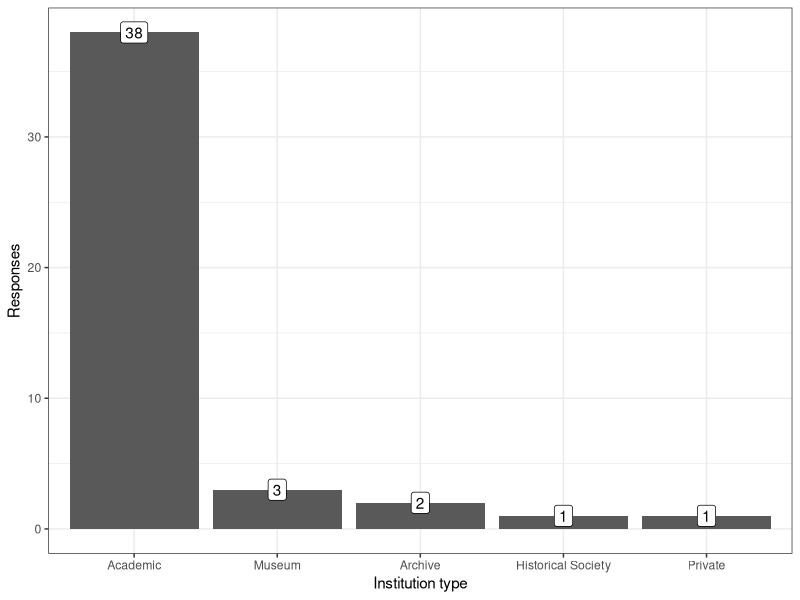
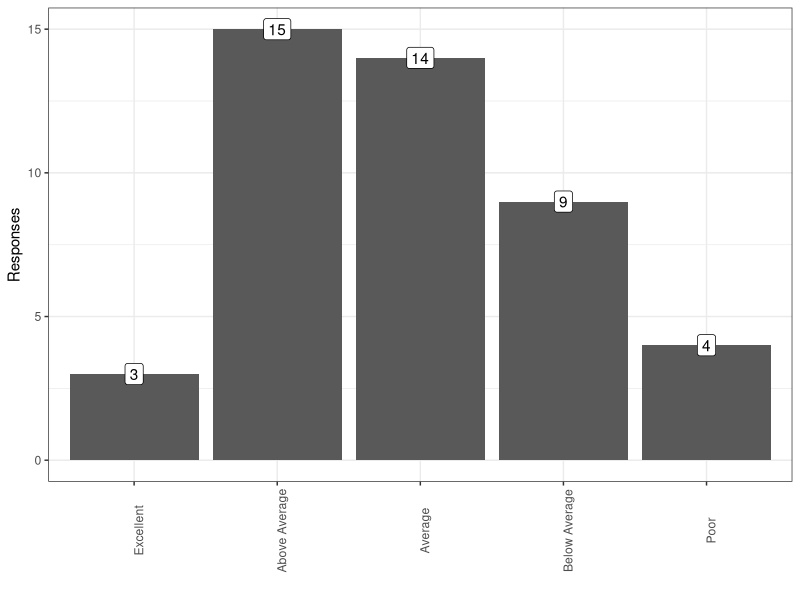
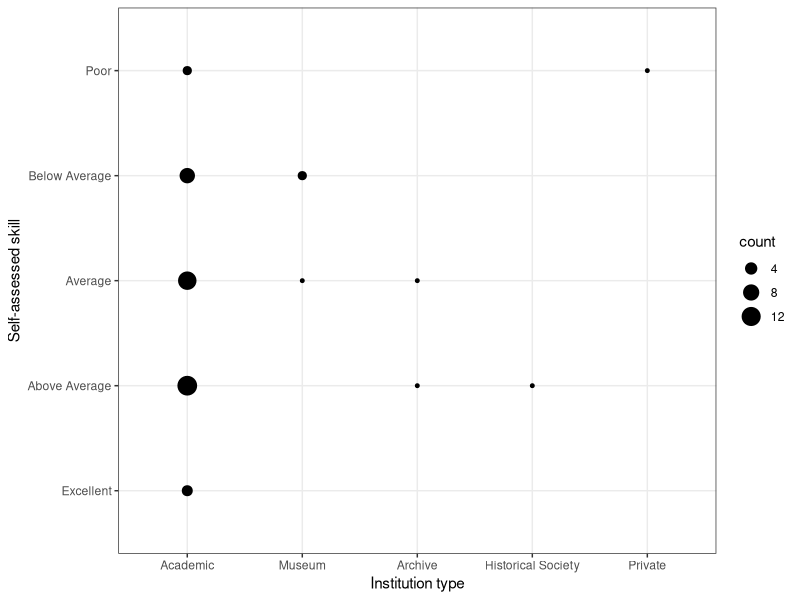
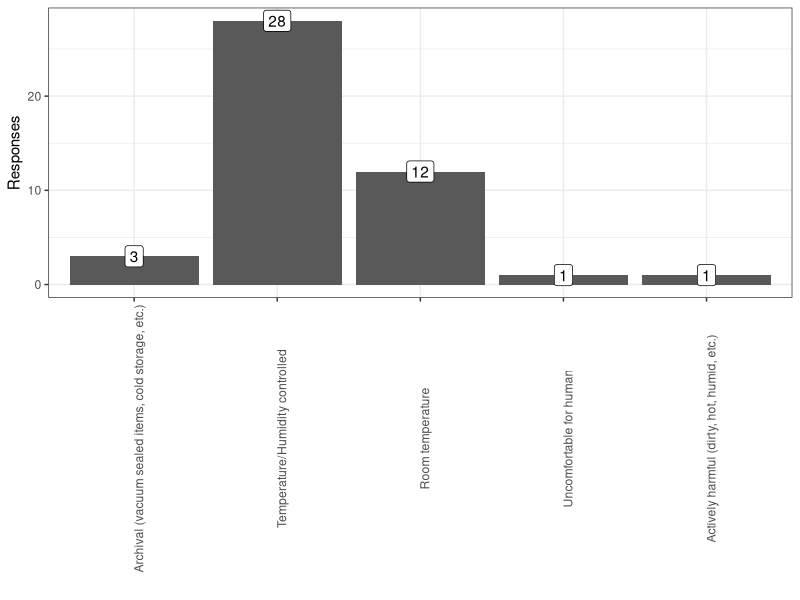
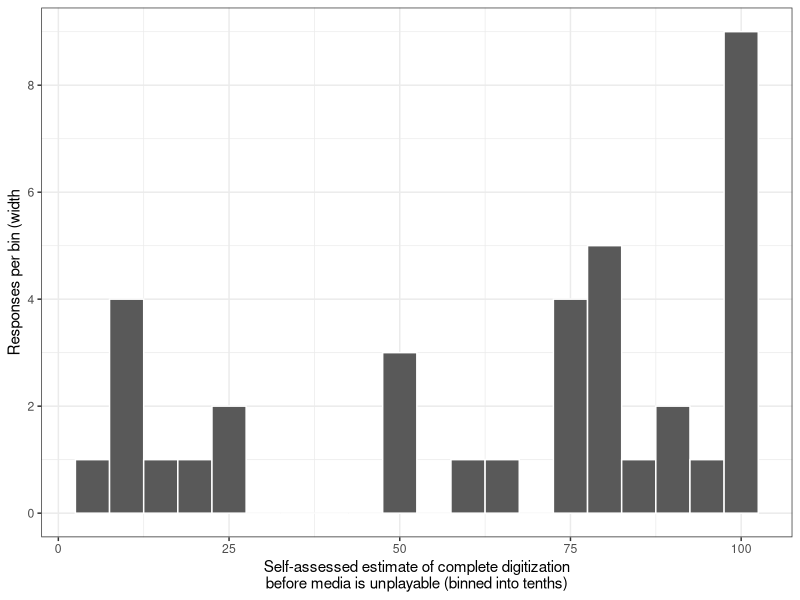
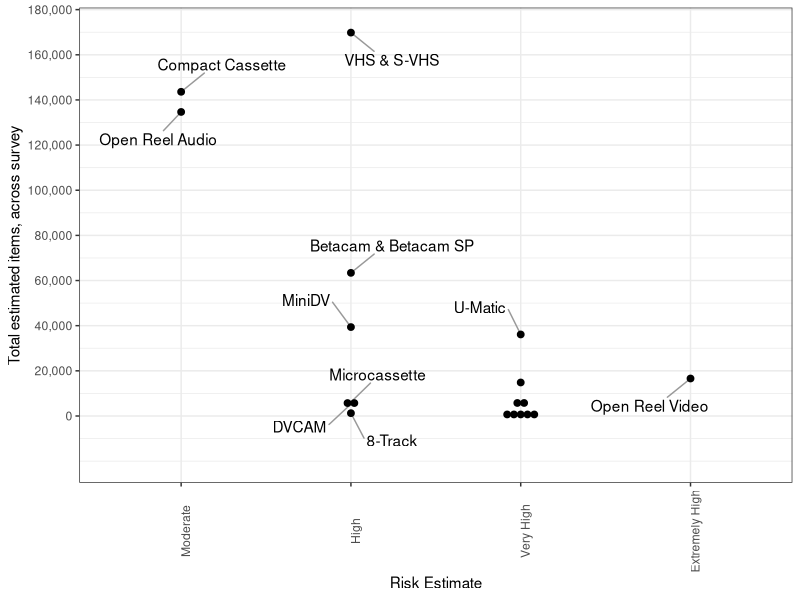
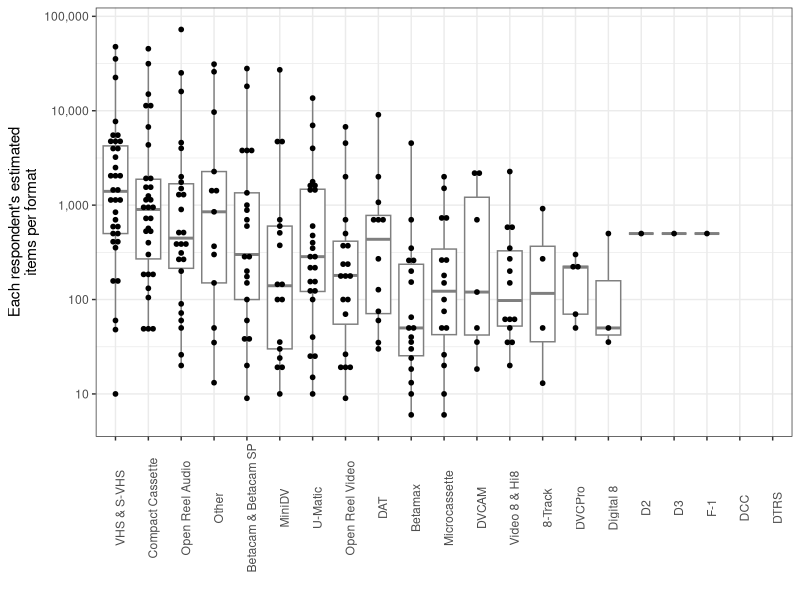
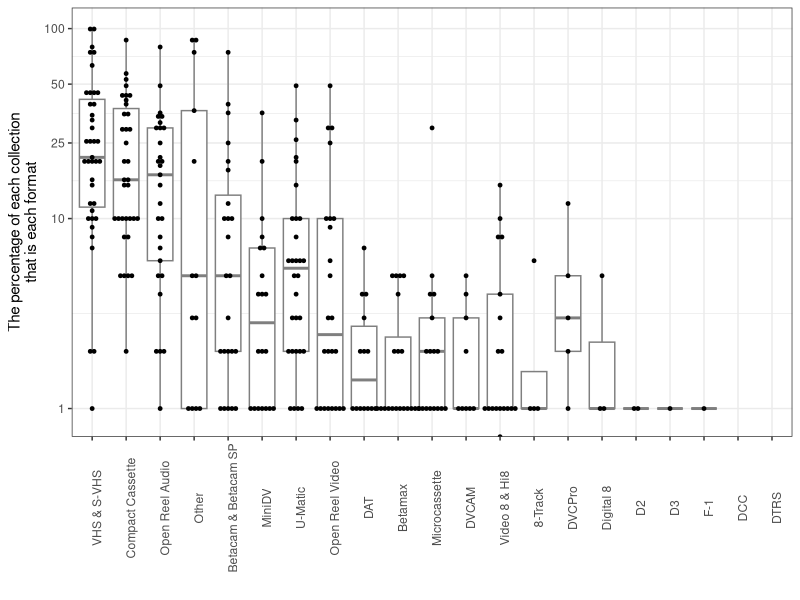

R code for these plots, in order:
## ---- chunk 1
# This is to just globally mute a lot of messages and errors
knitr::opts_chunk$set(echo=F,message=F,error=T,warning=F)
## ---- chunk 2
fig_dir <- "./figures/"
## ---- chunk 3
library(tidyverse)
library(ggrepel)
library(egg)
library(gplots)
library(RColorBrewer)
## ---- chunk 4
raw_datar <- read_csv("survey_data_2019.csv" ,
    col_names=c(
        "Key","State","InstitutionType","TotalItems",
        "StorageConditions",
        "Unstructured_StorageHistory",
        "Unstructured_CompletionEstimate",
        "PercentDigitizedBeforeUnplayable",
        "PracticeSelfAssesment",
        "Percentage_Open Reel Video","Percentage_U-Matic","Percentage_Betamax",
        "Percentage_VHS & S-VHS","Percentage_Betacam & Betacam SP",
        "Percentage_Video 8 & Hi8","Percentage_D2","Percentage_D3",
        "Percentage_DVCAM","Percentage_MiniDV","Percentage_DVCPro",
        "Percentage_Digital 8","Percentage_Open Reel Audio",
        "Percentage_Compact Cassette","Percentage_Microcassette",
        "Percentage_DAT","Percentage_DTRS","Percentage_F-1","Percentage_DCC",
        "Percentage_8-Track","Percentage_Other"),
    skip=1
    ) %>%
    mutate(PercentDigitizedBeforeUnplayable=sub("%","",
            PercentDigitizedBeforeUnplayable)
        )
all_responses <- raw_datar

risk_factors <- read_tsv("risk_assesment.tsv") %>%
    mutate(Risk=factor(Risk,
            levels=c("Low","Moderate","High","Very High","Extremely High")
        )   ) 

tdatar <- all_responses %>%
    gather(Format,Percentage,starts_with("Percentage_")) %>%
    mutate(Percentage=as.numeric(sub("%","",Percentage))) %>%
    mutate(EstItemCount=TotalItems*Percentage/100) %>%
    mutate(FormatName=sub("Percentage_","",Format)) %>% 
    left_join(risk_factors%>%rename(FormatName=Format),by="FormatName")
## ---- chunk 5
all_responses %>%
    {
    ggplot(.)+theme_bw()+
    aes(x=InstitutionType)+
    geom_bar()+
    scale_x_discrete(limits=names(sort(table(.$InstitutionType),decreasing=T)))+
    geom_label(aes(label=..count..,y=..count..),stat="count")+
    xlab("Institution type")+
    ylab("Responses")
    }
## ---- chunk 6
all_responses %>%
    filter(!is.na(PracticeSelfAssesment)) %>%
    {
    ggplot(.)+theme_bw()+
    aes(x=PracticeSelfAssesment)+
    geom_bar()+
    scale_x_discrete(limits=c(
            "Excellent",
            "Above Average",
            "Average",
            "Below Average",
            "Poor"
            )
        )+
    geom_label(aes(label=..count..,y=..count..),stat="count")+
    theme(axis.text.x=element_text(angle=90))+
    xlab("")+
    ylab("Responses")
    }
## ---- chunk 7
all_responses %>%
    filter(!is.na(PracticeSelfAssesment)) %>%
    {
    ggplot(.)+theme_bw()+
    aes(x=InstitutionType,y=PracticeSelfAssesment)+
    geom_point(aes(size=..count..),stat="bin_2d")+
    scale_x_discrete(limits=names(sort(table(.$InstitutionType),decreasing=T)))+
#    geom_label(aes(label=..count..,y=..count..),stat="count")+
    scale_y_discrete(limits=c(
            "Excellent",
            "Above Average",
            "Average",
            "Below Average",
            "Poor"
            ))+
    scale_size_continuous(breaks=seq(0,12,4))+
    guides(fill=F)+
    xlab("Institution type")+
    ylab("Self-assessed skill")
    }
## ---- chunk 8
all_responses %>%
    filter(!is.na(StorageConditions)) %>%
    {
    ggplot(.)+theme_bw()+
    aes(x=StorageConditions)+
    geom_bar()+
    scale_x_discrete(limits=c(
            "Archival (vacuum sealed items, cold storage, etc.)",
            "Temperature/Humidity controlled",
            "Room temperature",
            "Uncomfortable for human",
            "Actively harmful (dirty, hot, humid, etc.)"
            )
        )+
    geom_label(aes(label=..count..,y=..count..),stat="count")+
    theme(axis.text.x=element_text(angle=90))+
    xlab("")+
    ylab("Responses")
    }
## ---- chunk 9
all_responses %>%
    filter(!is.na(PercentDigitizedBeforeUnplayable)) %>%
    {
    ggplot(.)+theme_bw()+
    aes(x=as.numeric(PercentDigitizedBeforeUnplayable))+
    stat_bin(binwidth=05,geom="bar",col="white")+
    scale_y_continuous(breaks=seq(0,14,2))+
    xlab("Self-assessed estimate of complete digitization\nbefore media is unplayable (binned into tenths)")+
    ylab("Responses per bin (width")
    }
## ---- chunk 10
g <- tdatar %>% 
    group_by(FormatName,Risk) %>%
    summarize(EstTotal=sum(EstItemCount,na.rm=T)) %>%
    filter(!is.na(Risk)) %>%
    filter(EstTotal>0) %>%
    ggplot()+
    theme_bw()+
    aes(x=Risk,y=EstTotal,label=FormatName)+
    geom_text_repel(box.padding=1,segment.color="grey60")+
    theme(axis.text.x=element_text(angle=90))+
    ylab("Total estimated items, across survey")+
    xlab("Risk Estimate")

g_risk_totals <- g+
    scale_y_continuous(labels=function(x){formatC(x,big.mark=",",format="d")},
        breaks=seq(0,2e5,2e4),limits=c(-2e4,NA))+
        geom_dotplot(binaxis="y",stackdir="center",binwidth=3e3) 
g_risk_totals
## ---- chunk 11
g_items_per <- tdatar %>% 
    {
    ggplot(.)+
    theme_bw()+
    aes(x=FormatName,y=EstItemCount)+
    geom_boxplot(outlier.alpha=0,color="grey50")+
    geom_dotplot(binaxis="y",stackdir="center",dotsize=1.0,alpha=1.0,binwidth=0.05)+
    scale_y_log10(labels=function(x){formatC(x,big.mark=",",format="d")})+
    scale_x_discrete(
        limits=group_by(.,FormatName)%>%
            summarize(z=sum(EstItemCount,na.rm=T))%>%
            arrange(-z)%>%pull(FormatName)
        )+
    theme(axis.text.x=element_text(angle=90))+
    ylab("Each respondent's estimated\nitems per format")+
    xlab("")
    }
g_items_per
## ---- chunk 12
g_items_prop <- tdatar %>% 
    {
    ggplot(.)+
    theme_bw()+
    aes(x=FormatName,y=Percentage)+
    geom_boxplot(outlier.alpha=0,color="grey50")+
    geom_dotplot(binaxis="y",stackdir="center",alpha=1.0,binwidth=0.02)+
    scale_y_log10(labels=function(x){formatC(x,big.mark=",",format="d")},
        limits=c(0.9,NA),breaks=c(1,10,25,51,100))+
    scale_x_discrete(
        limits=group_by(.,FormatName)%>%
            summarize(z=sum(EstItemCount,na.rm=T))%>%
            arrange(-z)%>%pull(FormatName)
        )+
    theme(axis.text.x=element_text(angle=90))+
    ylab("The percentage of each collection\nthat is each format")+
    xlab("")
    }
g_items_prop
## ---- chunk 13
heatmap_datar_counts <- tdatar %>% 
    filter(EstItemCount>0) %>%
    select(Key,State,InstitutionType,TotalItems,
        PercentDigitizedBeforeUnplayable,FormatName,EstItemCount) %>%
    spread(FormatName,EstItemCount,fill=0) %>%
    arrange(-as.numeric(PercentDigitizedBeforeUnplayable))

counts_matrix <- as.matrix(log10(heatmap_datar_counts[,-c(1,2,3,4,5)]+1))
## ---- chunk 14
# Thanks colorbrewer2 website!
colorz <- setNames(c('#ffffb2','#fecc5c','#fd8d3c','#f03b20','#bd0026'),
        levels(risk_factors$Risk))
risk_palette <- colorz[
        tibble(Format=colnames(heatmap_datar_counts)[
                6:ncol(heatmap_datar_counts)]
            )%>%    
            left_join(risk_factors,by="Format")%>%pull(Risk)
        ] 
k <- data.frame(fill=colorz[levels(risk_factors$Risk)],y=levels(risk_factors$Risk)) %>%
    ggplot()+theme_classic()+
    aes(fill=y,x=1,y=y)+
    scale_fill_manual("Risk",values=colorz)+
    scale_y_discrete(limits=levels(risk_factors$Risk))+
    guides(fill=F)+
    geom_tile()+
    theme(axis.text.x=element_blank(),axis.ticks=element_blank(),
        axis.line=element_blank())+
    ylab("")+xlab("")
k
## ---- chunk 15
tickfunc <- function() {
            breaks <- 10^seq(1,5,0.1)
            which_ones <- c(11,21,31,41)
            return(list(
                at=parent.frame()$scale01(log10(breaks[which_ones])),
                labels=formatC(breaks[which_ones],big.mark=",",format="d")
                ))
           }

making_that_map <- function(...) {
    heatmap.2(counts_matrix,
        col=colorRampPalette(brewer.pal(n=9,name="PuBuGn"))(100),
        ColSideColors=risk_palette,
        srtCol=45,
        labRow=ifelse(!is.na(heatmap_datar_counts$PercentDigitizedBeforeUnplayable),
            paste0(heatmap_datar_counts$PercentDigitizedBeforeUnplayable,"%"),"no data"),
        key.xlab="Estimated Items",
        density.info="none",
        trace="none",
        reorderfun=function(d, w) rev(reorder(d, w, agglo.FUN = mean)),
        key.xtickfun=tickfunc,
        ...
        )
}
## ---- chunk 16
making_that_map(dendrogram="both",
    margins=c(08,7),
    ylab="Respondent, labelled with\npercentage of estimated completion")
## ---- chunk 17
pca_datar <- tdatar %>% select(Key,TotalItems,FormatName,EstItemCount) %>%
    spread(FormatName,EstItemCount,fill=0)

matrix_by_inst <- as.matrix(pca_datar[,-c(1,2)])
rownames(matrix_by_inst) <- pca_datar[,1][[1]]
cluster_inst <- hclust(dist(scale(matrix_by_inst))) 
matrix_by_media <- t(as.matrix(pca_datar[,-c(1,2)]))
cluster_media <- hclust(dist(scale(matrix_by_media)))
## ---- chunk 18
pca_media <- prcomp(t(matrix_by_media[apply(matrix_by_media,1,sum)>0,]),center=T,scale=T)

media_pca_plot <- pca_media$rotation %>% 
    {bind_cols(tibble(Format=rownames(.)),as.tibble(.))} %>%
    select(Format,PC1,PC2,PC3,PC4,PC5,PC6) %>% 
    ggplot()+theme_bw()+
    aes(label=Format)+
    geom_point()+
    geom_label_repel()
media_pca_plot + aes(x=PC1,y=PC2)
## ---- chunk 19
media_pca_plot + aes(x=PC3,y=PC4)
## ---- chunk 20
pca_inst <- prcomp(t(matrix_by_inst[apply(matrix_by_inst,1,sum)>0,] ),center=T,scale=T)
percent_varz <- signif(pca_inst$sdev / sum(pca_inst$sdev) * 100,3)

filtered_mbi <- matrix_by_inst[apply(matrix_by_inst,1,sum)>0,]

pdatar <- pca_inst$rotation %>% 
    {bind_cols(tibble(Key=rownames(.)),as.tibble(.))} %>%
    select(Key,PC1,PC2,PC3,PC4,PC5,PC6) %>% 
    left_join(all_responses%>%mutate(Key=as.character(Key)),by="Key") 

inst_pca_plot <- pdatar %>%
    ggplot()+theme_bw()+
    aes(label=Key)+
    geom_point()+
    geom_label_repel()
pc12 <- inst_pca_plot+aes(x=PC1,y=PC2)+
    xlab(paste0("PC1 ",percent_varz[1],"% variance"))+
    ylab(paste0("PC2 ",percent_varz[2],"% variance"))
pc34 <- inst_pca_plot + aes(x=PC3,y=PC4)+
    xlab(paste0("PC3 ",percent_varz[3],"% variance"))+
    ylab(paste0("PC4 ",percent_varz[4],"% variance"))
pc56 <- inst_pca_plot + aes(x=PC5,y=PC6)+
    xlab(paste0("PC5 ",percent_varz[5],"% variance"))+
    ylab(paste0("PC6 ",percent_varz[6],"% variance"))

pc12+aes(fill=InstitutionType)
pc34+aes(fill=InstitutionType)
pc56+aes(fill=InstitutionType)
## ---- chunk 21
z <- apply(pca_inst$rotation[,1:6],2,
    function(x){
       lapply(apply(filtered_mbi,2,cor.test,x,method="pearson"),
            function(y){
                data.frame(pval=y$p.value,est=y$estimate)
            })
    })
rez <- data.frame(PC=NA,Format=NA,pval=NA,est=NA)
for (i in names(z)) {
    for (j in names(z[i][[1]])) {
        rez <- rbind(rez,cbind(data.frame(PC=i,Format=j),z[i][[1]][j][[1]]))
    }
}
rez <- rez[-1,]
# god that's ugly, I forgot how to do a for loop for a bit there
ggplot(rez)+theme_bw()+
    aes(label=Format,x=-log10(pval),y=est)+
    facet_wrap(~PC)+
    geom_point()+
    geom_label_repel(data=subset(rez,pval<0.05))
## ---- chunk 22
pc14 <- inst_pca_plot+aes(x=PC1,y=PC4,fill=as.numeric(sub("%","",Percentage_Other)))+
    xlab(paste0("PC1 ",percent_varz[1],"% variance"))+
    ylab(paste0("PC4 ",percent_varz[4],"% variance"))+
    scale_fill_distiller("Other",palette="Spectral",na.value="lightblue")
pc14

pc23 <- inst_pca_plot + aes(x=PC2,y=PC3)+
    xlab(paste0("PC2 ",percent_varz[2],"% variance"))+
    ylab(paste0("PC3 ",percent_varz[3],"% variance"))

pc23+aes(fill=as.numeric(sub("%","",`Percentage_Other`)))+
    scale_fill_distiller("Other",palette="Spectral",na.value="lightblue")

pc23+aes(fill=0+
        as.numeric(sub("%","",`Percentage_U-Matic`))+
        as.numeric(sub("%","",`Percentage_Betacam & Betacam SP`))
        )+
    scale_fill_distiller("Umatic or Betacam",palette="Spectral",na.value="lightblue")

## ---- chunk 23
z <- apply(pca_inst$rotation[,1:6],2,
    function(x){
       lapply(apply(filtered_mbi,2,cor.test,x,method="spearman"),
            function(y){
                data.frame(pval=y$p.value,est=y$estimate)
            })
    })
rez <- data.frame(PC=NA,Format=NA,pval=NA,est=NA)
for (i in names(z)) {
    for (j in names(z[i][[1]])) {
        rez <- rbind(rez,cbind(data.frame(PC=i,Format=j),z[i][[1]][j][[1]]))
    }
}
rez <- rez[-1,]
# god that's ugly, I forgot how to do a for loop for a bit there
ggplot(rez)+theme_bw()+
    aes(label=Format,x=-log10(pval),y=est)+
    facet_wrap(~PC)+
    geom_point()+
    geom_label_repel(data=subset(rez,pval<0.05))
## ---- chunk 24
g_storage <- all_responses %>%
    filter(!is.na(StorageConditions)) %>%
    {
    ggplot(.)+theme_article()+
    aes(x=StorageConditions)+
    scale_x_discrete(limits=c(
            "Archival (vacuum sealed items, cold storage, etc.)",
            "Temperature/Humidity controlled",
            "Room temperature",
            "Uncomfortable for human",
            "Actively harmful (dirty, hot, humid, etc.)"
            ),
            labels=c(
            "Archival\n(vacuum sealed items,\ncold storage, etc.)",
            "Temperature/Humidity\ncontrolled",
            "Room temperature",
            "Uncomfortable\nfor humans",
            "Actively harmful\n(dirty, hot, humid, etc.)"
            )
        )+
    geom_bar(fill="grey40",color="black")+
    #geom_label(aes(label=..count..,y=..count..),stat="count")+
    scale_y_continuous(breaks=seq(0,40,5))+
    theme(axis.text.x=element_text(angle=90))+
    xlab("")+
    ylab("Responses")
    }
g_complete <- all_responses %>%
    filter(!is.na(PercentDigitizedBeforeUnplayable)) %>%
    {
    ggplot(.)+theme_article()+
    aes(x=as.numeric(PercentDigitizedBeforeUnplayable))+
    stat_bin(binwidth=10,center=5,geom="bar",fill="grey40",color="black")+
    xlab("Self-assessed estimate of complete\ndigitization before media is unplayable")+
    ylab("Responses")+
    scale_x_continuous(breaks=seq(0,100,10))+
    scale_y_continuous(breaks=seq(0,10,1))
    }
g_both <- ggarrange(g_storage,g_complete,nrow=1,labels=c("A","B"),draw=F)

ggsave(paste0(fig_dir,"storageConditions_and_completionEstimate.svg"),
    g_both,width=6,height=4)
ggsave(paste0(fig_dir,"storageConditions_and_completionEstimate.png"),
    g_both,width=6,height=4)
ggsave(paste0(fig_dir,"heatmap_key.png"),k,width=3,height=2)
ggsave(paste0(fig_dir,"items_per_respondent.png"),g_items_per,width=6,height=5)
ggsave(paste0(fig_dir,"items_per_respondent.svg"),g_items_per,width=6,height=5)
ggsave(paste0(fig_dir,"risk_and_totals.png"),
    g_risk_totals,width=6,height=6)
ggsave(paste0(fig_dir,"risk_and_totals.svg"),
    g_risk_totals,width=6,height=6)
## ---- chunk 25
svg("magnetic_heatmap_clustered_rows.svg",width=6,height=6)
making_that_map(dendrogram="both",
    margins=c(08,7),
    ylab="Respondent, labelled with\npercentage of estimated completion")
dev.off()
## ---- chunk 26
svg("magnetic_heatmap_ordered_by_chance_completion_at_top.svg",width=6,height=6)
making_that_map(dendrogram="col",Rowv=F,
    margins=c(08,5),
    ylab="Respondent, ordered by estimated completion")
dev.off()
